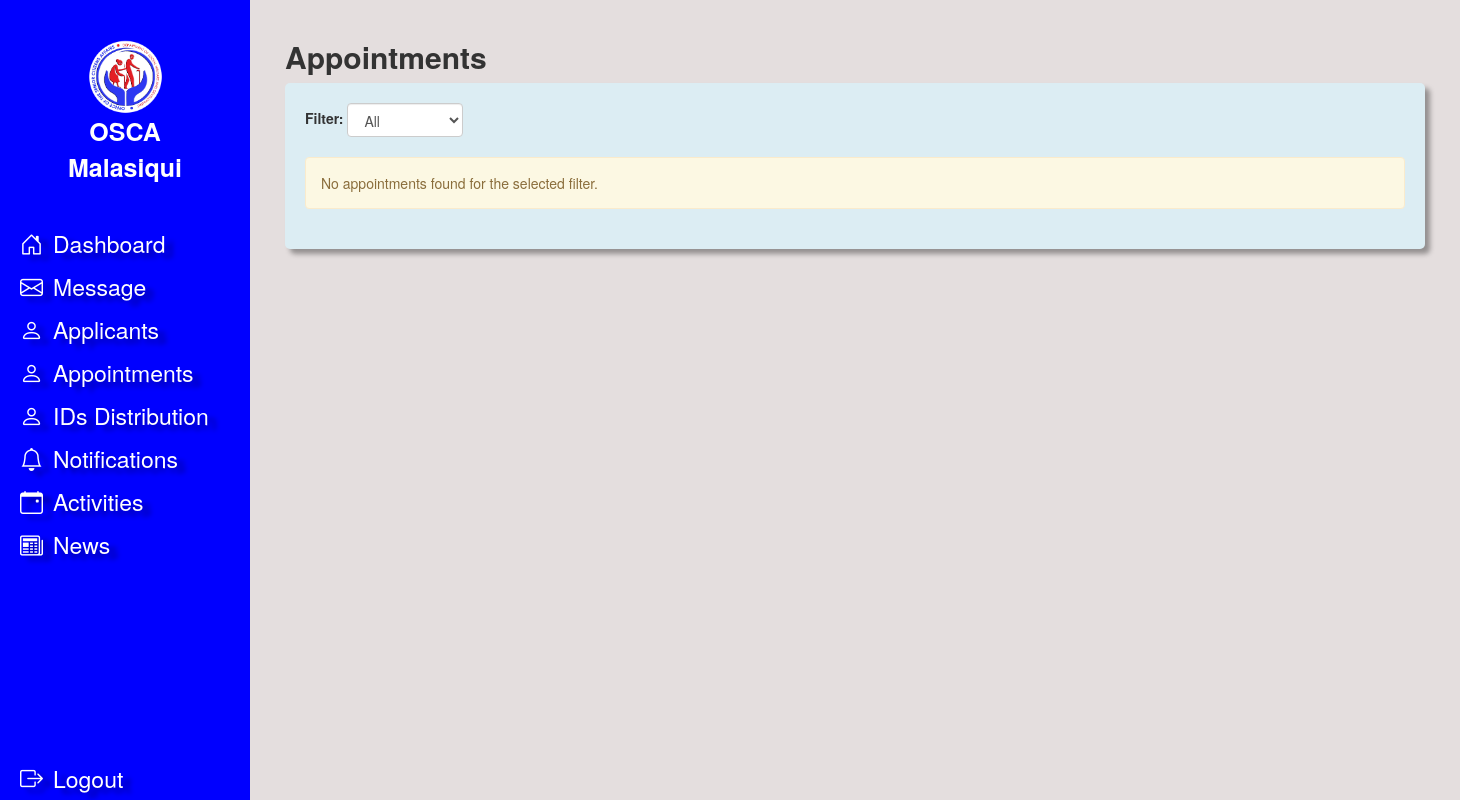
Page /admin/appointments.php on the earlier database version.
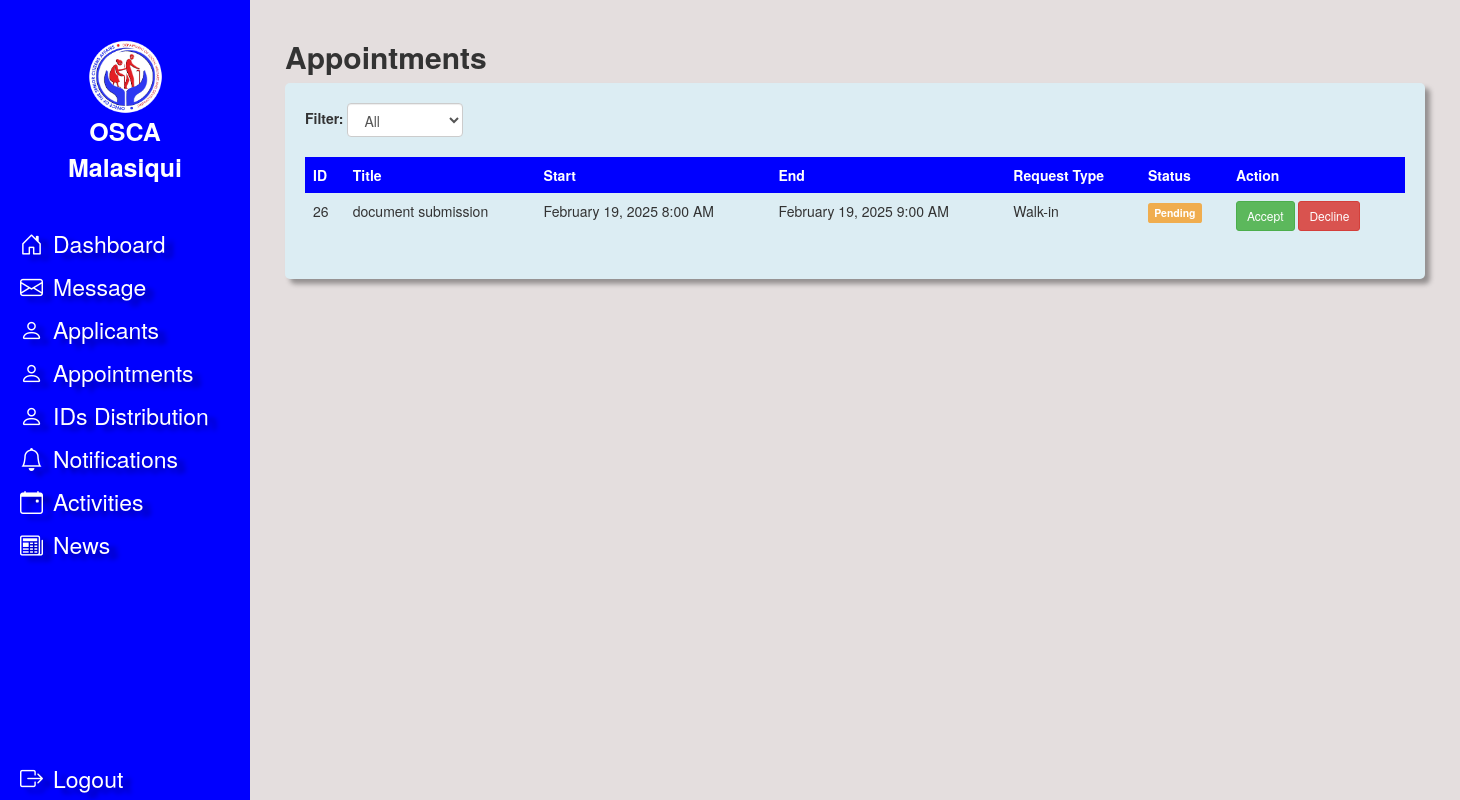
Same page on the later database version.
### tables this page shows
CREATE TABLE `events` (
  `id` int NOT NULL,
  `title` varchar(255) NOT NULL,
  `start` datetime NOT NULL,
  `end` datetime NOT NULL,
  `request_type` enum('Walk-in','Document Submission') NOT NULL,
  `status` varchar(20) NOT NULL,
  `created_at` timestamp NULL DEFAULT CURRENT_TIMESTAMP
);

### admin/appointments.php (the view, shortened to what this page needs)
<?php
include '.././database/db_connection.php';
$filter = isset($_GET['filter']) ? $_GET['filter'] : 'all';
switch ($filter) {
    default:
        $sql = "SELECT * FROM events ORDER BY start ASC";
        break;
}
try {
    $stmt = $conn->query($sql);
    $appointments = $stmt->fetch_all(MYSQLI_ASSOC);
} catch (Exception $e) {
    die("Error fetching appointments: " . $e->getMessage());
}
?>
<!DOCTYPE html>
<html lang="en">
<head>
    <link rel="stylesheet" href="./assets/style.css">
    <link rel="stylesheet" href="https://maxcdn.bootstrapcdn.com/bootstrap/3.4.1/css/bootstrap.min.css">
    <link href="https://cdn.jsdelivr.net/npm/bootstrap-icons/font/bootstrap-icons.css" rel="stylesheet">
</head>
<body>
<nav class="sidebar">
        <?php include '.././components/admin-nav.php'; ?>
    </nav>
    <div class="main-content">
    <div class="container">
        <h2><strong>Appointments</strong></h2>
        <div class="col-sm-12 appointments">
        <form method="GET" class="form-inline">
            <label for="filter">Filter:</label>
            <select name="filter" id="filter" class="form-control" onchange="this.form.submit()">
                <option value="all" <?= $filter == 'all' ? 'selected' : '' ?>>All</option>
            </select>
        </form>
        <br>
        <?php if (count($appointments) > 0): ?>
            <table class="table table-bordered">
                <tr class="rowtable">
                    <th>ID</th>
                    <th>Title</th>
                    <th>Start</th>
                    <th>End</th>
                    <th>Request Type</th>
                    <th>Status</th>
                    <th>Action</th>
                </tr>
                <?php foreach ($appointments as $row): ?>
                    <tr id="row-<?= $row['id'] ?>">
                        <td><?= htmlspecialchars($row['id']) ?></td>
                        <td><?= htmlspecialchars($row['title']) ?></td>
                        <td><?= date("F j, Y g:i A", strtotime($row['start'])) ?></td>
                        <td><?= date("F j, Y g:i A", strtotime($row['end'])) ?></td>
                        <td><?= htmlspecialchars($row['request_type']) ?></td>
                        <td id="status-<?= $row['id'] ?>">
                            <?php
                                if ($row['status'] == 'pending') {
                                    echo '<span class="label label-warning">Pending</span>';
                                } elseif ($row['status'] == 'accepted') {
                                    echo '<span class="label label-success">Accepted</span>';
                                } else {
                                    echo '<span class="label label-danger">Declined</span>';
                                }
                            ?>
                        </td>
                        <td>
                            <?php if ($row['status'] == 'pending'): ?>
                                <button class="btn btn-success btn-sm update-status" data-id="<?= $row['id'] ?>" data-status="accepted">Accept</button>
                                <button class="btn btn-danger btn-sm update-status" data-id="<?= $row['id'] ?>" data-status="declined">Decline</button>
                            <?php else: ?>
                                <span class="label label-default">No Actions</span>
                            <?php endif; ?>
                        </td>
                    </tr>
                <?php endforeach; ?>
            </table>
        <?php else: ?>
            <div class="alert alert-warning">No appointments found for the selected filter.</div>
        <?php endif; ?>
            </div>
    </div>
        </div>
</body>
</html>

### components/admin-nav.php
<?php
$current_page = basename($_SERVER['PHP_SELF']);
?>
<div class="sidebar">
    <img src="../admin/assets/logo2.png" alt="senior citizen affairs logo" class="logoposition">
    <p>OSCA <br> Malasiqui</p>
    <ul class="nav navbar-nav">
        <li class="<?= ($current_page == 'index.php') ? 'active' : ''; ?>">
            <a href="././index.php"><i class="bi bi-house-door"></i> Dashboard</a>
        </li>
        <li class="<?= ($current_page == 'chat.php') ? 'active' : ''; ?>">
            <a href="././chat.php"><i class="bi bi-envelope"></i> Message</a>
        </li>
        <li class="<?= ($current_page == 'applicants.php') ? 'active' : ''; ?>">
            <a href="././applicants.php"><i class="bi bi-person"></i> Applicants</a>
        </li>
        <li class="<?= ($current_page == 'appointments.php') ? 'active' : ''; ?>">
            <a href="././appointments.php"><i class="bi bi-person"></i> Appointments</a>
        </li>
        <li class="<?= ($current_page == 'ids_distribution.php') ? 'active' : ''; ?>">
            <a href="././ids_distribution.php"><i class="bi bi-person"></i> IDs Distribution</a>
        </li>
        <li class="<?= ($current_page == 'notifications.php') ? 'active' : ''; ?>">
            <a href="././notifications.php"><i class="bi bi-bell"></i> Notifications</a>
        </li>
        <li class="<?= ($current_page == 'activity_index.php') ? 'active' : ''; ?>">
            <a href="././activity_index.php"><i class="bi bi-calendar-event"></i> Activities</a>
        </li>
        <li class="<?= ($current_page == 'news.php') ? 'active' : ''; ?>">
            <a href="././news.php"><i class="bi bi-newspaper"></i> News</a>
        </li>
        <li>
            <a href="logout.php"><i class="bi bi-box-arrow-right"></i> Logout</a>
        </li>
    </ul>
</div>

### admin/assets/style.css (style rules this page uses)
body { display: flex; min-height: 100vh; margin: 0; overflow-x: hidden; }
.main-content { background-color: rgb(228, 222, 222); }
.logoposition { width: 30%; margin: 0 auto; }
.sidebar { background-color:blue; color: white; min-width: 250px; max-width: 250px; height: 100vh; padding: 20px 0; position: fixed; display: flex; flex-direction: column; }
.sidebar p { font-size: 25px; font-weight: bold; text-align: center; margin-bottom: 15%; }
.sidebar ul { list-style-type: none; padding: 0; margin: 0; font-size: 23px; display: flex; flex-direction: column; justify-content: center; }
.sidebar ul li { margin: 0; }
.sidebar ul li a { color: white; display: flex; align-items: center; padding: 10px 20px; text-decoration: none; filter: drop-shadow(8px 5px 2.5px rgba(0, 0, 0, 0.34901960784313724)); }
.sidebar ul li a i { margin-right: 10px; }
.main-content { margin-left: 250px; padding: 20px; width: 100%; }
.sidebar ul li:last-child { position: absolute; bottom: 20px; width: 100%; }
.rowtable { background-color: blue; color: white; }

### admin/appointments.php (style rules this page uses)
.appointments { padding: 20px; background-color: rgb(220, 237, 243); display: flex; flex-direction: column; flex-wrap: wrap; align-content: stretch; justify-content: center; align-items: stretch; border-radius: 5px; height: 100%; filter: drop-shadow(5px 5px 2.5px rgba(0, 0, 0, 0.34901960784313724)); }
.rowtable { background-color: blue; color: white; }
.table { border-collapse: collapse; border: none; }
.table th, .table td { border: none !important; padding: 10px; }

Differences in the rows shown:
added events: id "26", title "document submission", start "February 19, 2025 8:00 AM", end "February 19, 2025 9:00 AM", request_type "Walk-in", status "Pending"
Other differences:
text no longer shown: "No appointments found for the selected filter."
text now shown: "ID Title Start End Request Type Status Action"
